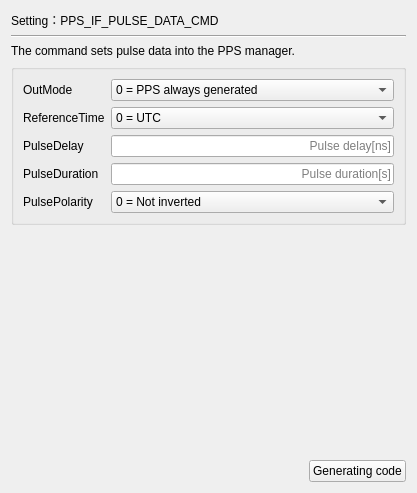
     <widget class="QWidget" name="page_Setting_PPS_IF_PULSE_DATA_CMD">
      <layout class="QGridLayout" name="gridLayout_61">
       <item row="0" column="0">
        <widget class="QLabel" name="label_135">
         <property name="text">
          <string>Setting：PPS_IF_PULSE_DATA_CMD </string>
         </property>
        </widget>
       </item>
       <item row="1" column="0" colspan="2">
        <widget class="Line" name="line_39">
         <property name="orientation">
          <enum>Qt::Horizontal</enum>
         </property>
        </widget>
       </item>
       <item row="2" column="0" colspan="2">
        <widget class="QLabel" name="label_136">
         <property name="text">
          <string>The command sets pulse data into the PPS manager.</string>
         </property>
        </widget>
       </item>
       <item row="3" column="0" colspan="2">
        <widget class="QGroupBox" name="groupBox_31">
         <property name="title">
          <string/>
         </property>
         <layout class="QGridLayout" name="gridLayout_60">
          <item row="0" column="0">
           <widget class="QLabel" name="label_137">
            <property name="text">
             <string>OutMode </string>
            </property>
           </widget>
          </item>
          <item row="0" column="1">
           <widget class="QComboBox" name="comboBox_Set_PULSE_OutMode">
            <item>
             <property name="text">
              <string>0 = PPS always generated</string>
             </property>
            </item>
            <item>
             <property name="text">
              <string>1 = PPS generated on even seconds</string>
             </property>
            </item>
            <item>
             <property name="text">
              <string>2 = PPS generated on odd seconds</string>
             </property>
            </item>
           </widget>
          </item>
          <item row="1" column="0">
           <widget class="QLabel" name="label_138">
            <property name="text">
             <string>ReferenceTime</string>
            </property>
           </widget>
          </item>
          <item row="1" column="1">
           <widget class="QComboBox" name="comboBox__Set_PULSE_ReferenceTime">
            <item>
             <property name="text">
              <string>0 = UTC</string>
             </property>
            </item>
            <item>
             <property name="text">
              <string>1 = GPS_UTC</string>
             </property>
            </item>
            <item>
             <property name="text">
              <string>2 = GLONASS_UTC</string>
             </property>
            </item>
            <item>
             <property name="text">
              <string>3 = UTC_SU</string>
             </property>
            </item>
            <item>
             <property name="text">
              <string>4 = GPS_UTC_FROM_GLONASS</string>
             </property>
            </item>
            <item>
             <property name="text">
              <string>5 = BDS_UTC</string>
             </property>
            </item>
            <item>
             <property name="text">
              <string>6 = UTC_NTSC</string>
             </property>
            </item>
            <item>
             <property name="text">
              <string>7 = Galileo</string>
             </property>
            </item>
            <item>
             <property name="text">
              <string>8 = UTC_Galileo</string>
             </property>
            </item>
            <item>
             <property name="text">
              <string>9 = GPS_FROM_Galileo</string>
             </property>
            </item>
           </widget>
          </item>
          <item row="2" column="0">
           <widget class="QLabel" name="label_139">
            <property name="text">
             <string>PulseDelay</string>
            </property>
           </widget>
          </item>
          <item row="2" column="1">
           <widget class="QLineEdit" name="lineEdit_Set_PULSE_PulseDelay">
            <property name="alignment">
             <set>Qt::AlignRight|Qt::AlignTrailing|Qt::AlignVCenter</set>
            </property>
            <property name="placeholderText">
             <string>Pulse delay[ns]</string>
            </property>
           </widget>
          </item>
          <item row="3" column="0">
           <widget class="QLabel" name="label_140">
            <property name="text">
             <string>PulseDuration</string>
            </property>
           </widget>
          </item>
          <item row="3" column="1">
           <widget class="QLineEdit" name="lineEdit_Set_PULSE_PulseDuration">
            <property name="alignment">
             <set>Qt::AlignRight|Qt::AlignTrailing|Qt::AlignVCenter</set>
            </property>
            <property name="placeholderText">
             <string>Pulse duration[s]</string>
            </property>
           </widget>
          </item>
          <item row="4" column="0">
           <widget class="QLabel" name="label_141">
            <property name="text">
             <string>PulsePolarity</string>
            </property>
           </widget>
          </item>
          <item row="4" column="1">
           <widget class="QComboBox" name="comboBox_Set_PULSE_PulsePolarity">
            <item>
             <property name="text">
              <string>0 = Not inverted</string>
             </property>
            </item>
            <item>
             <property name="text">
              <string>1 = Inverted</string>
             </property>
            </item>
           </widget>
          </item>
         </layout>
        </widget>
       </item>
       <item row="4" column="1">
        <spacer name="verticalSpacer_34">
         <property name="orientation">
          <enum>Qt::Vertical</enum>
         </property>
         <property name="sizeHint" stdset="0">
          <size>
           <width>20</width>
           <height>229</height>
          </size>
         </property>
        </spacer>
       </item>
       <item row="5" column="0">
        <spacer name="horizontalSpacer_34">
         <property name="orientation">
          <enum>Qt::Horizontal</enum>
         </property>
         <property name="sizeHint" stdset="0">
          <size>
           <width>292</width>
           <height>20</height>
          </size>
         </property>
        </spacer>
       </item>
       <item row="5" column="1">
        <widget class="QPushButton" name="GC_Set_PPS_IF_PULSE_DATA_CMD">
         <property name="layoutDirection">
          <enum>Qt::LeftToRight</enum>
         </property>
         <property name="text">
          <string>Generating code</string>
         </property>
        </widget>
       </item>
      </layout>
     </widget>
